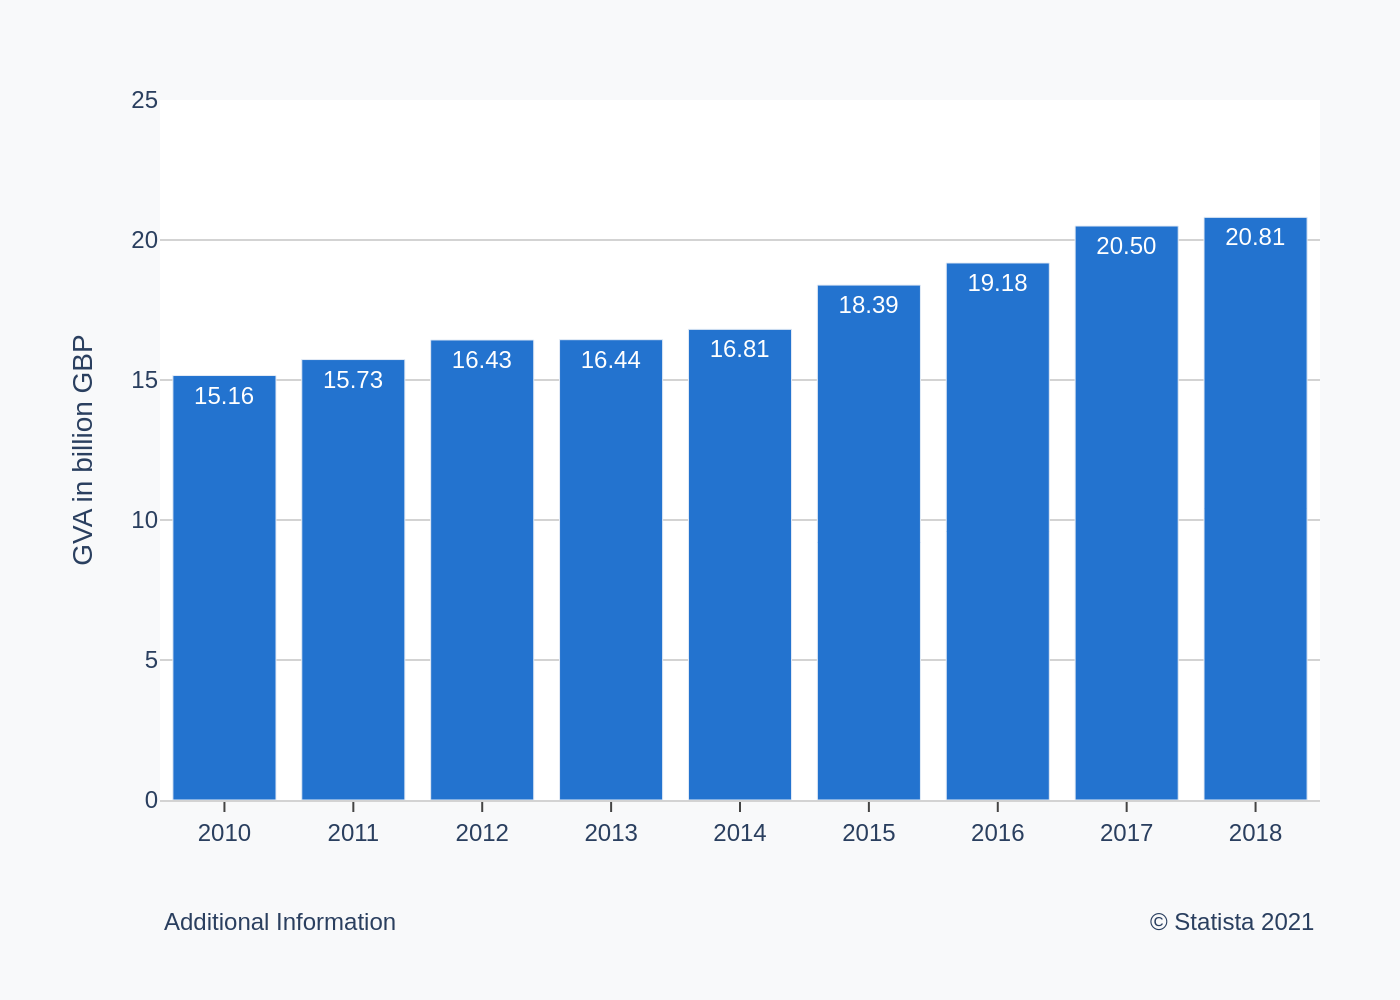

Python code for this plot:
import sys
import json
import os
import plotly.graph_objects as go

# Check for command-line argument
if len(sys.argv) != 2:
    print("Usage: python script.py <path_to_json_file>")
    sys.exit(1)

json_path = sys.argv[1]

# Check if the file exists
if not os.path.exists(json_path):
    print(f"Error: JSON file not found at {json_path}")
    sys.exit(1)

# Read data from the specified JSON file
with open(json_path, 'r', encoding='utf-8') as f:
    chart_info = json.load(f)

# Extract data and text from the JSON structure
chart_data = chart_info['chart_data']
texts = chart_info['texts']
colors = chart_info['colors']

# Prepare data for Plotly
x_values = [item['x'] for item in chart_data]
y_values = [item['y'] for item in chart_data]

# Create the figure
fig = go.Figure()

# Add the bar trace
fig.add_trace(go.Bar(
    x=x_values,
    y=y_values,
    text=y_values,
    textposition='auto',
    texttemplate='%{text:.2f}',
    marker_color=colors[0],
    hovertemplate='Year: %{x}<br>GVA: %{y:.2f} billion GBP<extra></extra>'
))

# Update the layout to match the original chart's appearance
fig.update_layout(
    font_family="Arial",
    plot_bgcolor='white',
    paper_bgcolor='#f8f9fa',
    showlegend=False,
    xaxis=dict(
        title_text=texts['x_axis_title'],
        type='category',
        showgrid=False,
        linecolor='lightgray',
        ticks='outside'
    ),
    yaxis=dict(
        title_text=texts['y_axis_title'],
        range=[0, 25],
        tickvals=[0, 5, 10, 15, 20, 25],
        showgrid=True,
        gridcolor='lightgray',
        zeroline=False
    ),
    margin=dict(l=80, r=40, t=50, b=100),
    annotations=[
        dict(
            text=texts['note'],
            align='left',
            showarrow=False,
            xref='paper',
            yref='paper',
            x=0,
            y=-0.2,
            xanchor='left',
            yanchor='bottom'
        ),
        dict(
            text=texts['source'],
            align='right',
            showarrow=False,
            xref='paper',
            yref='paper',
            x=1,
            y=-0.2,
            xanchor='right',
            yanchor='bottom'
        )
    ]
)

# Determine the output filename from the input JSON path
base_filename = os.path.splitext(os.path.basename(json_path))[0]
output_filename = f"{base_filename}.png"

# Save the figure as a PNG image
fig.write_image(output_filename, scale=2)

print(f"Chart saved as {output_filename}")
